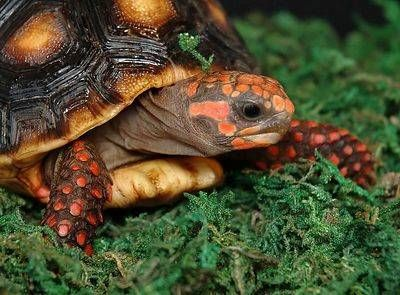
%> input picture Digital Image Processing/Act8_totuga.jpg, 400 x 295 px
$ octave --eval "giroest;"   (GNU Octave 9; MATLAB toolbox functions it lacks are replaced by stand-ins)
%> lines starting %> are read from the running program, lines starting %| are printed output that depends on the picture
% GIRAR UNA IMAGEN
function[]=giroest()
clear all
close all

A=imread("C:\Users\fvp12\Downloads\UDG\7mo Semestre\Procesamiento Digital de Imágenes\Act8_totuga.jpg");
%> A is the input picture: size 295x400x3 uint8; mean R, G, B 78.9, 77.9, 48
A=rgb2gray(A);
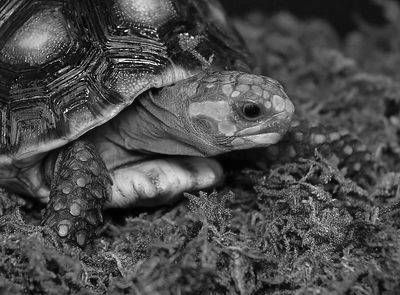
%> A: size 295x400 uint8; min 0, max 254, mean 74.8
A=double(A);
%> A: size 295x400 double
n=size(A);
%> n = [295 400]

% Voltear la imagen
for i=1:n(1)
    for j=1:n(2)
        B(i,j)=A(n(1)+1-i,j);
    end
end
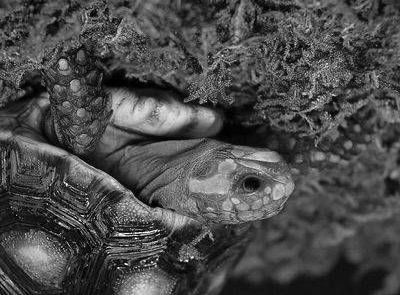
%> B: size 295x400 double; min 0, max 254, mean 74.8; mean of the top-left, top-right, bottom-left and bottom-right quarters 77.3, 72.4, 75.6, 74

figure
pcolor(B); colormap(gray);shading flat; title ('Imagen original')

C=zeros(1600,1200);
beta=pi/8; %es ángulo del giro que se le aplicará

for i=1:n(1)
    for j=1:n(2)
        x1=(i-200); % 488/2 Posicionarse en el centro de la imagen
        y1=(j-200); % 732/2
        alfa = atan2(y1,x1);
        x2=cos(beta)*x1-sin(beta)*y1;
        y2=cos(beta)*y1+sin(beta)*x1;
        x2=round(x2); %necesitamos el entero para los pixeles
        y2=round(y2);
        C(800+x2,600+y2)=B(i,j);
    end
end
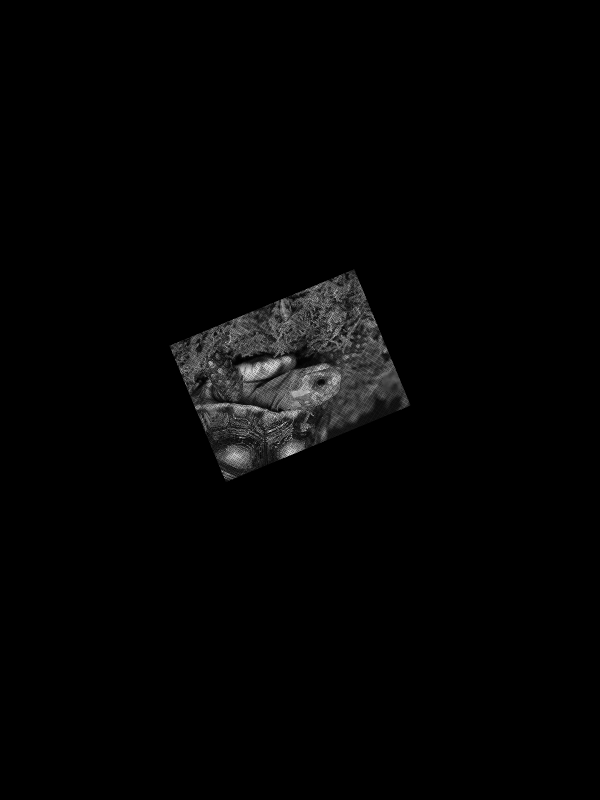
%> C: size 1600x1200 double (shown at 1/2 size); min 0, max 254, mean 4.2

figure
pcolor(C); colormap(gray);shading flat; title ('Imagen original')

CF=fftshift(fft2(C));

figure
pcolor(C); colormap(gray);shading flat; title ('Imagen girada')
figure
surf(log(abs(CF)+1)); colormap("gray"); shading("flat"); title ('Transformada de Fourier en 3D')

for i=1:1600
    for j=1:1200                    %% Es por el nuevo tamaño de la imagen
        x=(i-800)/800;
        y=(j-600)/600;
        H(i,j)=exp(-10*(x^2+y^2));
    end
end
size(H)
size(CF)
DF=CF.*H;
D=ifft2(fftshift(DF));
D=abs(D);

figure
surf(log(abs(DF)+1)); colormap("gray"); shading("flat"); title ('Campana de Gaus en 3D')
figure
pcolor(D); colormap(gray);shading flat; title ('Imagen filtrada')
%> (the run ends here)
